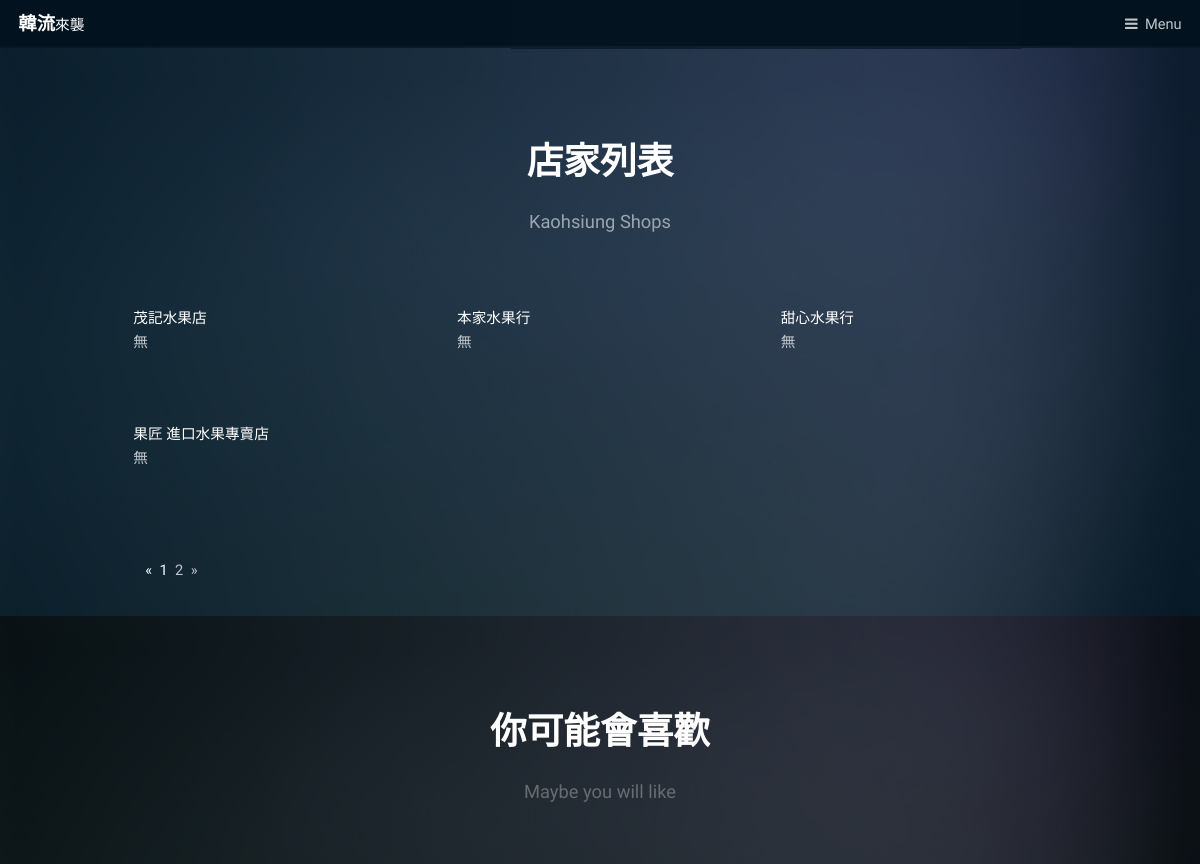
Before: /index/shops/?page=2 (upper part) with the older database file.
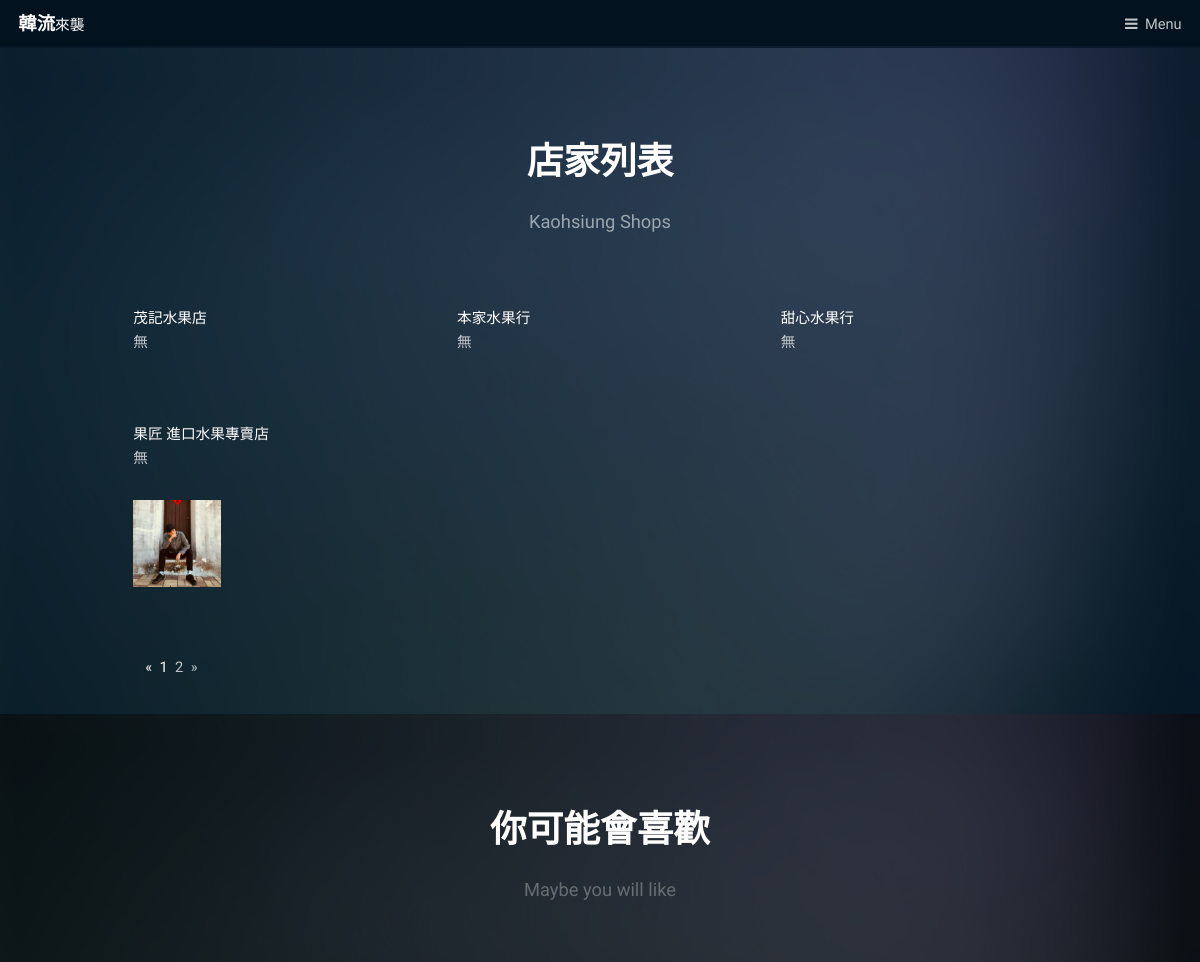
After: the same page with the newer database file.
### index/models.py (models this page shows, shortened)
class Store(models.Model):
    store_name = models.CharField(max_length=100)
    store_introduction=models.TextField(default='')
    store_image=models.ImageField(upload_to='images',null=True,blank=True,width_field="store_image_width", height_field="store_image_height")
    store_image_width = models.IntegerField(default=0)
    store_image_height = models.IntegerField(default=0)
    store_address = models.TextField(default='')
    store_phone= models.CharField(max_length=13)
    store_opening_time = models.TextField(default='')
    introduction_createtime=models.DateTimeField('date published')
    account = models.ForeignKey(Users,on_delete=models.CASCADE)
    class Meta:
        ordering=['-introduction_createtime']

### index/views.py (the view)
# urls.py: url(r'^shops/(?P<pk>[0-9]+)/$',views.StoreView.as_view(),name='store'),
def shops(request):
    st3=Store.objects.all().order_by('id')[:3]
    stores=Store.objects.all().order_by('id')
    paginator = Paginator(stores,6)
    page_num=request.GET.get('page',1)
    page_of_stores= paginator.get_page(page_num)
    current_page_num=page_of_stores.number
    page_range = list(range(max(1, current_page_num - 2), current_page_num)) + list(range(current_page_num, min(paginator.num_pages, current_page_num + 2)))
    if page_range[0]-1>=2:
        page_range.insert(0,'...')
    if page_range[-1]+2<=paginator.num_pages:
        page_range.append('...')
    if page_range[0]!=1:
        page_range.insert(0,1)
    if page_range[-1]!=paginator.num_pages:
        page_range.append(paginator.num_pages)
    context={}
    context['shoplike']=st3
    context['store']=page_of_stores.object_list
    context['page_of_stores']=page_of_stores
    context['page_range']=page_range
    return render(request,'final-web/shops.html',context)

### index/templates/final-web/shops.html (shortened to what this page needs)
<!DOCTYPE HTML>
<html>
	<head>
		{% load static %}
		<link rel="stylesheet" href={% static "assets/css/main.css" %} />
	</head>
	<body class="subpage">
			<header id="header">
				<h1><a href="{% url 'index:index' %}">韓流<span>來襲</span></a></h1>
				<a href="#menu">Menu</a>
			</header>
			<div id="main">
				<section class="wrapper style1">
					<div class="inner">
						<header class="align-center">
							<h2>店家列表</h2>
							<p>Kaohsiung Shops</p>
						</header>
						<div class="flex flex-3">
							{% for s in store %}
							<div class="col2">
							<a href="{% url 'index:store' s.id %}">{{ s.store_name }}</a>
							<p>{{s.store_introduction}}</p>
								<div class="box alt">
									<div class="row 50% uniform">
                                        {% if s.store_image %}
										<div class="4u"><span class="image fit"><a href="{% url 'index:store' s.id %}"><img src="{{ s.store_image.url }}" alt="" /></a></span></div>
                                        {% endif %}
									</div>
								</div>
							</div>
							{% endfor %}
						</div>
					<div >
						<ul class="page">
							<li>
								{% if page_of_stores.has_previous %}
                                	<a href="?page={{ page_of_blogs.previous_page_number }}" aria-label="Previous">
                                   	<span aria-hidden="true">&laquo;</span>
								 	</a>
                                {% else %}
                                    <span aria-hidden="true">&laquo;</span>
                                {% endif %}
							</li>
							 {% for page_num in page_range %}
							 	{% if page_num == page_of_stores.number %}
                            		<li class="active" style=><span>{{ page_num }}</span></li>
                            	{% else %}
									{% if page_num == '...' %}
										<li><span>{{ page_num }}</span></li>
									{% else %}
                            			<li><a href="?page={{ page_num }}">{{ page_num }}</a></li>
									{% endif %}
								{% endif %}
                            {% endfor %}
							<li>
                                {% if page_of_stores.has_next %}
                                	<a href="?page={{ page_of_stores.next_page_number }}" aria-label="Next">
                                	<span aria-hidden="true">&raquo;</span>
                                	</a>
                                {% else %}
                                    <span aria-hidden="true">&raquo;</span>
                                {% endif %}
                            </li>
						</ul>
					</div>
					</div>
				</section>
				<section class="wrapper ">
					<div class="inner">
						<header class="align-center">
							<h2>你可能會喜歡</h2>
							<p>Maybe you will like </p>
						</header>
					</div>
				</section>
			</div>
		{% load static %}
	</body>
</html>

Changed rows visible on the page:
changed Store "果匠 進口水果專賣店": store_image empty → "images/test1.png" (drawn); store_image: picture added
